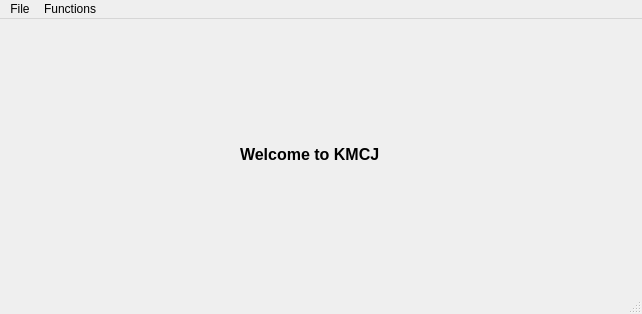
<?xml version="1.0" encoding="UTF-8"?>
<ui version="4.0">
 <class>MainWindow</class>
 <widget class="QMainWindow" name="MainWindow">
  <property name="geometry">
   <rect>
    <x>0</x>
    <y>0</y>
    <width>642</width>
    <height>314</height>
   </rect>
  </property>
  <property name="windowTitle">
   <string>MM - Your MES Digital Mate</string>
  </property>
  <widget class="QWidget" name="centralwidget">
   <widget class="QLabel" name="label">
    <property name="geometry">
     <rect>
      <x>240</x>
      <y>120</y>
      <width>161</width>
      <height>31</height>
     </rect>
    </property>
    <property name="font">
     <font>
      <pointsize>12</pointsize>
      <weight>75</weight>
      <bold>true</bold>
     </font>
    </property>
    <property name="text">
     <string>Welcome to KMCJ</string>
    </property>
    <property name="textFormat">
     <enum>Qt::AutoText</enum>
    </property>
    <property name="margin">
     <number>0</number>
    </property>
   </widget>
  </widget>
  <widget class="QMenuBar" name="menubar">
   <property name="geometry">
    <rect>
     <x>0</x>
     <y>0</y>
     <width>642</width>
     <height>21</height>
    </rect>
   </property>
   <widget class="QMenu" name="menuFile">
    <property name="title">
     <string>File</string>
    </property>
   </widget>
   <widget class="QMenu" name="menuFunctions">
    <property name="title">
     <string>Functions</string>
    </property>
    <addaction name="actionItem_Similarity_Single"/>
    <addaction name="actionItem_Similarity_Multiple"/>
   </widget>
   <addaction name="menuFile"/>
   <addaction name="menuFunctions"/>
  </widget>
  <widget class="QStatusBar" name="statusbar"/>
  <action name="actionItem_Similarity_Single">
   <property name="text">
    <string>Item Similarity - Single</string>
   </property>
  </action>
  <action name="actionItem_Similarity_Multiple">
   <property name="text">
    <string>Item Similarity - Multiple</string>
   </property>
  </action>
 </widget>
 <resources/>
 <connections/>
</ui>
